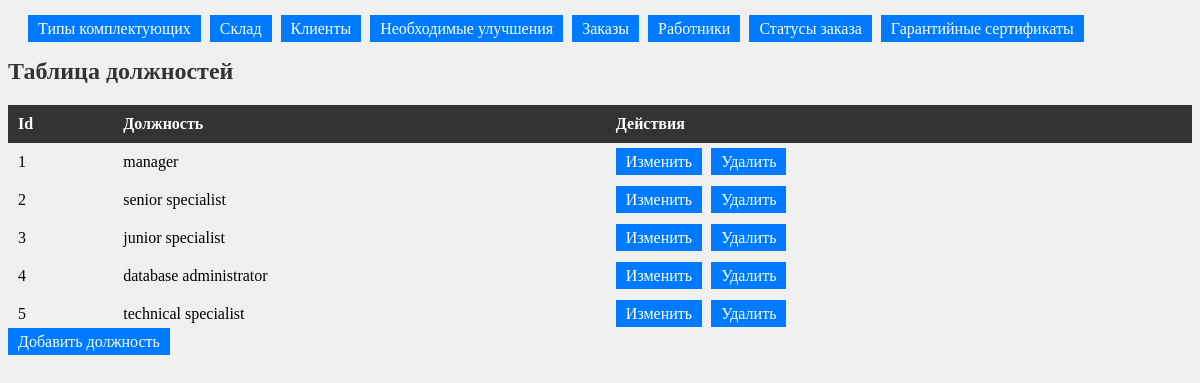
The app's page /server/php/tables/index_position.php with its own data.
### tables this page shows
create table IF NOT EXISTS position (
  id_position int AUTO_INCREMENT,
  position varchar (60) NOT NULL,
  PRIMARY KEY (id_position)
);

### server/php/tables/index_position.php (the view, shortened to what this page needs)
<!DOCTYPE html>
<html lang="en">
<head>
    <link rel="stylesheet" href="../styles/styles.css">
</head>
<body>
    <div class="container">
        <div class="buttons">
            <a class='button' href="index_type.php">Типы комплектующих</a>
            <a class='button' href="index_stock.php">Склад</a>
            <a class='button' href="index_client.php">Клиенты</a>
            <a class='button' href="index_improve.php">Необходимые улучшения</a>
            <a class='button' href="index.php">Заказы</a>
            <a class='button' href="index_employee.php">Работники</a>
            <a class='button' href="index_order_status.php">Статусы заказа</a>
            <a class='button' href="index_warranty.php">Гарантийные сертификаты</a>
        </div>
        <h1>Таблица должностей</h1>
        <table>
            <thead>
                <tr>
                    <th>Id</th>
                    <th>Должность</th>
                    <th>Действия</th>
                </tr>
            </thead>
            <tbody>
                <?php
                    include("../config.php");
                    $result = mysqli_query($conn, "SELECT * FROM position");
                    while($row = mysqli_fetch_array($result)){
                        echo "<tr>
                                <td>{$row['id_position']}</td>
                                <td>{$row['position']}</td>
                                <td>
                                    <a class='button' href='../update/update_position.php?id={$row['id_position']}'>Изменить</a>
                                    <a class='button' href='../delete/delete_position.php?id={$row['id_position']}'>Удалить</a>
                                </td>
                            </tr>";
                    }
                ?>
            </tbody>
        </table>
    </div>
    <a class='button' href="../create/add_position.php">Добавить должность</a>
</body>
</html>

### server/php/styles/styles.css (style rules this page uses)
div.buttons { margin: 20px; }
h1 { color: #333; font-size: 24px; }
table { width: 100%; border-collapse: collapse; margin-top: 20px; }
thead tr { background-color: #333; color: #fff; }
td, th { padding: 10px; text-align: left; }
.button { padding: 5px 10px; background-color: #007bff; color: #fff; text-decoration: none; border: none; margin-right: 5px; }

### records on screen
position: id_position "1", position "manager"
position: id_position "2", position "senior specialist"
position: id_position "3", position "junior specialist"
position: id_position "4", position "database administrator"
position: id_position "5", position "technical specialist"
